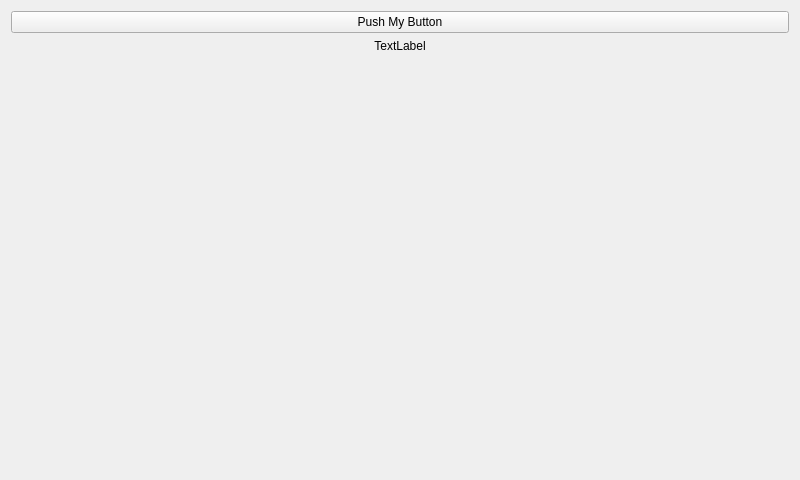
<?xml version="1.0" encoding="UTF-8"?>
<ui version="4.0">
 <class>MainWindow</class>
 <widget class="QMainWindow" name="MainWindow">
  <property name="geometry">
   <rect>
    <x>0</x>
    <y>0</y>
    <width>800</width>
    <height>480</height>
   </rect>
  </property>
  <property name="windowTitle">
   <string>MainWindow</string>
  </property>
  <widget class="QWidget" name="centralWidget">
   <layout class="QVBoxLayout" name="verticalLayout">
    <item>
     <widget class="QPushButton" name="pushButton">
      <property name="text">
       <string>Push My Button</string>
      </property>
     </widget>
    </item>
    <item>
     <widget class="QLabel" name="label">
      <property name="text">
       <string>TextLabel</string>
      </property>
      <property name="alignment">
       <set>Qt::AlignCenter</set>
      </property>
     </widget>
    </item>
    <item>
     <widget class="RenderGlWidget" name="m_RenderWidget" native="true">
      <property name="sizePolicy">
       <sizepolicy hsizetype="Expanding" vsizetype="Expanding">
        <horstretch>0</horstretch>
        <verstretch>0</verstretch>
       </sizepolicy>
      </property>
     </widget>
    </item>
    <item>
     <widget class="QLabel" name="labelTextOut">
      <property name="sizePolicy">
       <sizepolicy hsizetype="Expanding" vsizetype="Expanding">
        <horstretch>0</horstretch>
        <verstretch>0</verstretch>
       </sizepolicy>
      </property>
      <property name="text">
       <string/>
      </property>
      <property name="alignment">
       <set>Qt::AlignLeading|Qt::AlignLeft|Qt::AlignTop</set>
      </property>
     </widget>
    </item>
   </layout>
  </widget>
 </widget>
 <layoutdefault spacing="6" margin="11"/>
 <customwidgets>
  <customwidget>
   <class>RenderGlWidget</class>
   <extends>QWidget</extends>
   <header location="global">RenderGlWidget.h</header>
   <container>1</container>
  </customwidget>
 </customwidgets>
 <resources/>
 <connections/>
</ui>
